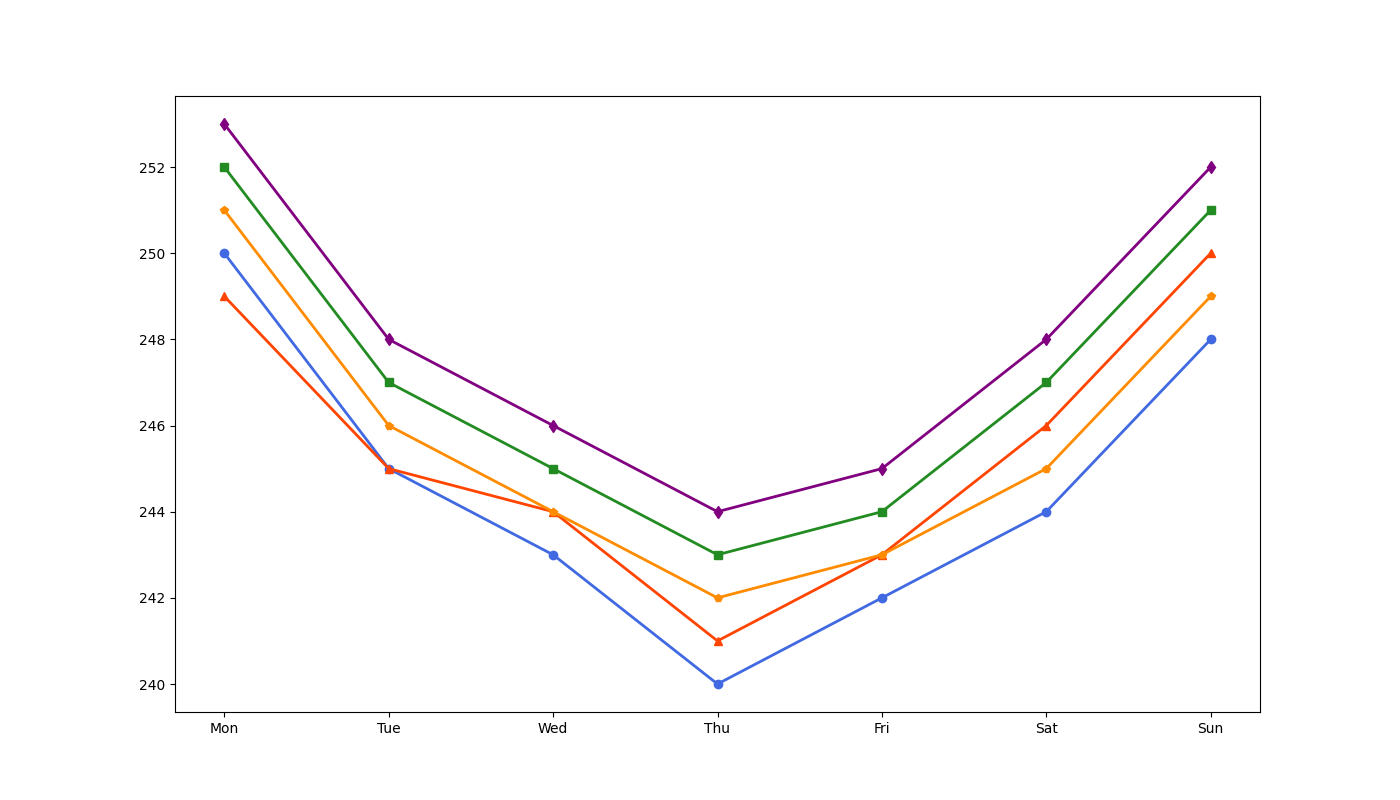

The script that drew this image:
import matplotlib.pyplot as plt
import numpy as np

days = np.array(['Mon', 'Tue', 'Wed', 'Thu', 'Fri', 'Sat', 'Sun'])
probe_A = np.array([250, 245, 243, 240, 242, 244, 248])
probe_B = np.array([252, 247, 245, 243, 244, 247, 251])
probe_C = np.array([249, 245, 244, 241, 243, 246, 250])
probe_D = np.array([253, 248, 246, 244, 245, 248, 252])
probe_E = np.array([251, 246, 244, 242, 243, 245, 249])

fig, ax1 = plt.subplots(figsize=(14, 8))

# Define unique colors for each line
colors = ['royalblue', 'forestgreen', 'orangered', 'purple', 'darkorange']

# Plot each probe with unique markers and colors
ax1.plot(days, probe_A, '-o', color=colors[0], markersize=6, linewidth=2, markerfacecolor=colors[0])
ax1.plot(days, probe_B, '-s', color=colors[1], markersize=6, linewidth=2, markerfacecolor=colors[1])
ax1.plot(days, probe_C, '-^', color=colors[2], markersize=6, linewidth=2, markerfacecolor=colors[2])
ax1.plot(days, probe_D, '-d', color=colors[3], markersize=6, linewidth=2, markerfacecolor=colors[3])
ax1.plot(days, probe_E, '-p', color=colors[4], markersize=6, linewidth=2, markerfacecolor=colors[4])

ax1.set_xticks(np.arange(len(days)))
ax1.set_xticklabels(days)

plt.show()
